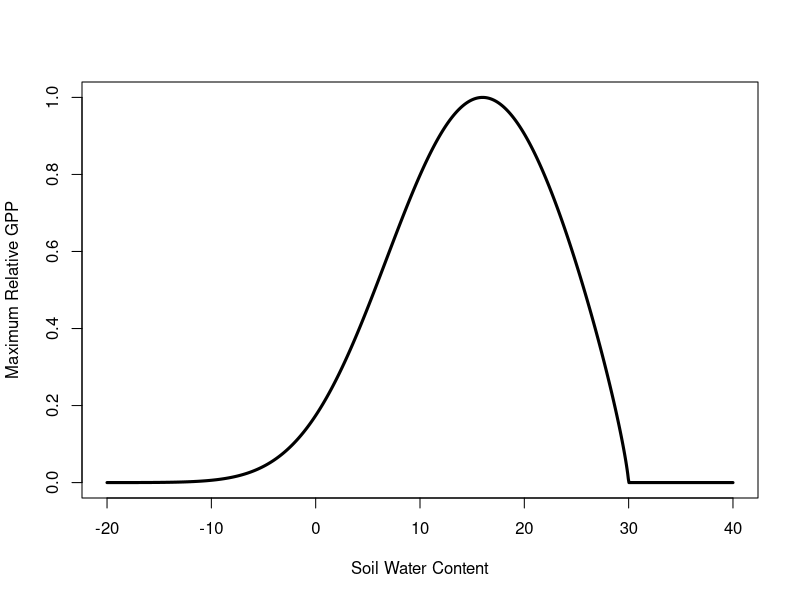
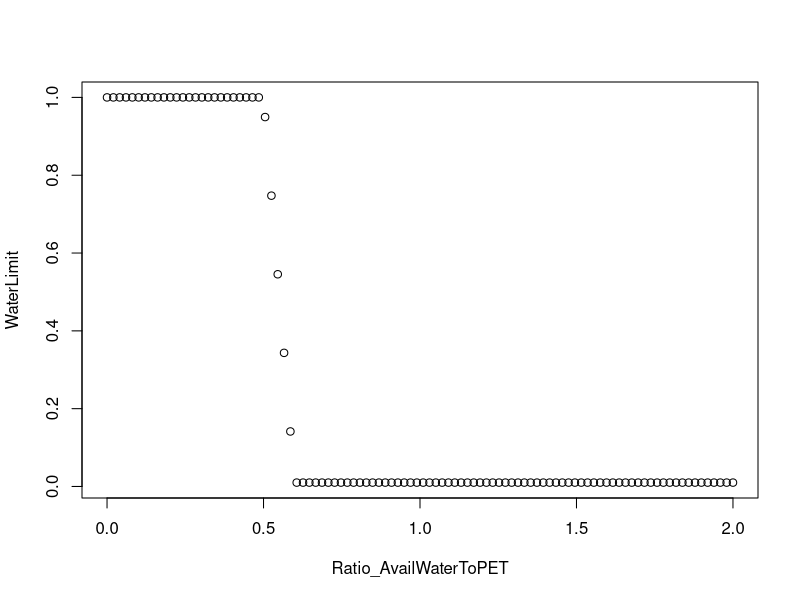

Write R code to recreate these figures, in order.
moisture_1<- 16 #soilwater with maximum gpp
moisture_2<- 30 #maximum or minimum soilwater with any GPP -- changes steepness of decline in gpp
moisture_3<- 0.8 #higher values -- sharper dip down towards zero
moisture_4<- 3 #smaller numbers -- broader curve


#SWC goes from 0 to 1
swc_val<- seq(-20, 40, length.out = 1000)

#Calculate fraction here
fraction_val <-(moisture_2 - swc_val)/(moisture_2 - moisture_1)

#This is the curve based on the coefficients listed above
Landis_Relative_production<-ifelse(fraction_val>0, (exp(moisture_3/moisture_4*(1-fraction_val^moisture_4))*(fraction_val^moisture_3)), 0)
plot(swc_val, Landis_Relative_production, lwd=3, ylab="Maximum Relative GPP", xlab="Soil Water Content", type = "l")



Ratio_AvailWaterToPET <- seq(0, 2, length.out = 100)
availWaterCapacity <- 0.6

moisturecurve1 = 0.0 # OtherData.MoistureCurve1; -- hardcoded at 0
moisturecurve2 = 1
moisturecurve3 = 0.5

intcpt = moisturecurve1 + (moisturecurve2 * availWaterCapacity);
slope = 1.0 / (moisturecurve3 - intcpt);

WaterLimit = 1.0 + slope * (Ratio_AvailWaterToPET - moisturecurve3);

WaterLimit <- ifelse(WaterLimit > 1, 1, WaterLimit)
WaterLimit <- ifelse(WaterLimit < 0.01, 0.01, WaterLimit)

plot(WaterLimit ~ Ratio_AvailWaterToPET)

